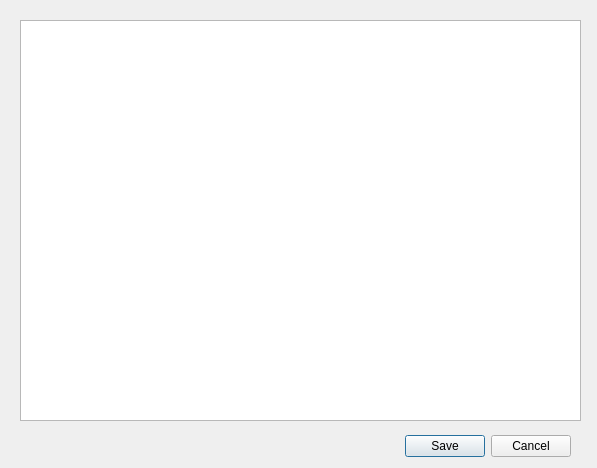
<?xml version="1.0" encoding="UTF-8"?>
<ui version="4.0">
 <class>Dialog</class>
 <widget class="QDialog" name="Dialog">
  <property name="geometry">
   <rect>
    <x>0</x>
    <y>0</y>
    <width>597</width>
    <height>468</height>
   </rect>
  </property>
  <property name="windowTitle">
   <string>Dialog</string>
  </property>
  <widget class="QDialogButtonBox" name="buttonBox">
   <property name="geometry">
    <rect>
     <x>230</x>
     <y>430</y>
     <width>341</width>
     <height>32</height>
    </rect>
   </property>
   <property name="orientation">
    <enum>Qt::Horizontal</enum>
   </property>
   <property name="standardButtons">
    <set>QDialogButtonBox::Cancel|QDialogButtonBox::Save</set>
   </property>
  </widget>
  <widget class="QTextBrowser" name="textBrowser">
   <property name="geometry">
    <rect>
     <x>20</x>
     <y>20</y>
     <width>561</width>
     <height>401</height>
    </rect>
   </property>
  </widget>
 </widget>
 <resources/>
 <connections>
  <connection>
   <sender>buttonBox</sender>
   <signal>accepted()</signal>
   <receiver>Dialog</receiver>
   <slot>accept()</slot>
   <hints>
    <hint type="sourcelabel">
     <x>248</x>
     <y>254</y>
    </hint>
    <hint type="destinationlabel">
     <x>157</x>
     <y>274</y>
    </hint>
   </hints>
  </connection>
  <connection>
   <sender>buttonBox</sender>
   <signal>rejected()</signal>
   <receiver>Dialog</receiver>
   <slot>reject()</slot>
   <hints>
    <hint type="sourcelabel">
     <x>316</x>
     <y>260</y>
    </hint>
    <hint type="destinationlabel">
     <x>286</x>
     <y>274</y>
    </hint>
   </hints>
  </connection>
 </connections>
</ui>
